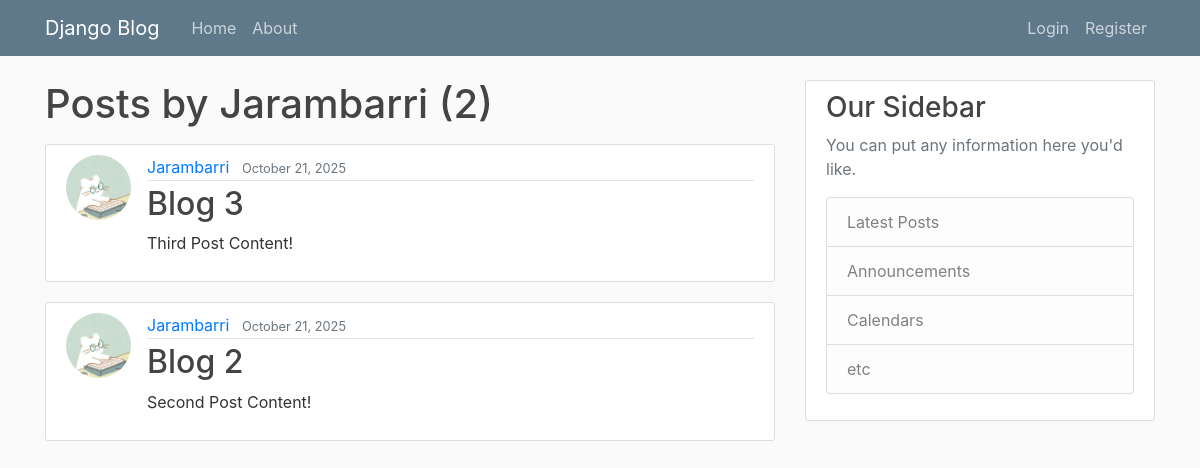
Before: /user/Jarambarri with the older database file.
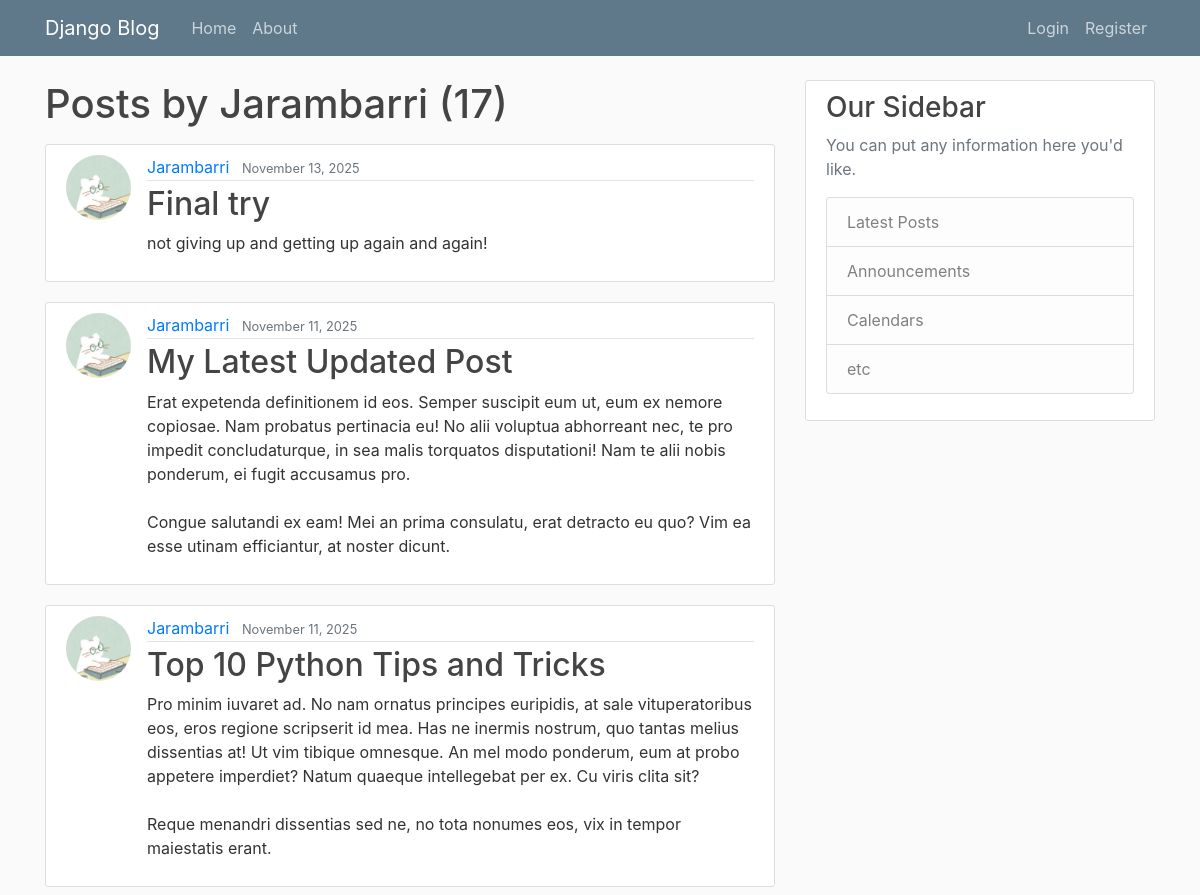
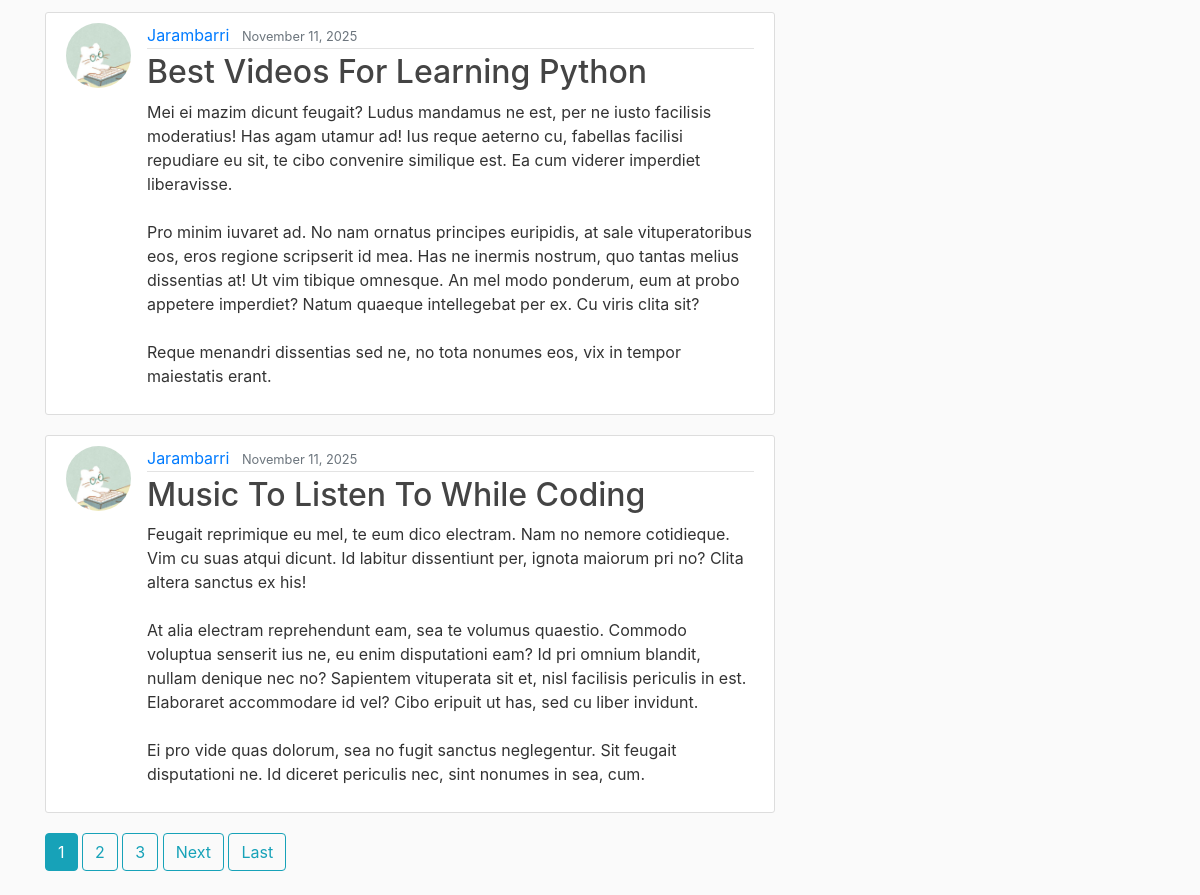
After: the same page with the newer database file (2 pictures, top to bottom).
### blog/models.py (models this page shows, shortened)
class Post(models.Model):
    title = models.CharField(max_length=100) #attributes
    content = models.TextField()
    date_posted = models.DateTimeField(default=timezone.now)
    author = models.ForeignKey(User, on_delete=models.CASCADE)

### users/models.py (models this page shows, shortened)
class Profile(models.Model):
    user = models.OneToOneField(User, on_delete=models.CASCADE)
    image= models.ImageField(default='default.jpg', upload_to='profile_pics') #profile_pics is a directory

### blog/views.py (the view)
# urls.py: path('user/<str:username>',UserPostListView.as_view(), name='user-posts'),
class UserPostListView(ListView):
    model = Post
    template_name = 'blog/user_posts.html' #looking or <app>/<model>_<viewtype>.html
    context_object_name = 'posts'
    paginate_by = 5  # X amount of posts by page
    def get_queryset(self):
        user = get_object_or_404(User, username=self.kwargs.get('username'))
        return Post.objects.filter(author=user).order_by('-date_posted')

### blog/templates/blog/user_posts.html (shortened to what this page needs)
{% extends "blog/base.html" %}
{% block content %}
    <h1 class="mb-3">Posts by {{ view.kwargs.username }} ({{ page_obj.paginator.count }})</h1>
    {% for post in posts %}
        <article class="media content-section">
        <img class="rounded-circle article-img" src="{{ post.author.profile.image.url }}" width="30" height="30">
          <div class="media-body">
            <div class="article-metadata">
                <a class="mr-2" href="{% url 'user-posts' post.author.username %}">{{ post.author }}</a>
                <small class="text-muted">{{ post.date_posted|date:"F d, Y"}}</small>
            </div>
            <h2><a class="article-title" href="{% url 'post-detail' post.id %}">{{ post.title }}</a></h2>
            <p class="article-content">{{ post.content }}</p>
          </div>
        </article>
    {% endfor %}
    {% if is_paginated %}
        {% for num in page_obj.paginator.page_range %}
            {% if page_obj.number == num %}
                <a class="btn btn-info mb-4" href="?page={{ num }}">{{ num }}</a>
            {% elif num > page_obj.number|add:'-3' and num < page_obj.number|add:'3' %}
                <a class="btn btn-outline-info mb-4" href="?page={{ num }}">{{ num }}</a>
            {% endif %}
        {% endfor %}
         {% if page_obj.has_next %}
            <a class="btn btn-outline-info mb-4" href="?page={{ page_obj.next_page_number }}">Next</a>
            <a class="btn btn-outline-info mb-4" href="?page={{ page_obj.paginator.num_pages }}">Last</a>
        {% endif %}
    {% endif %}
{% endblock content %}

### blog/templates/blog/base.html (shortened to what this page needs)
{% load static %}
<!DOCTYPE html>
<html>
<head>
    <link rel="stylesheet" href="https://maxcdn.bootstrapcdn.com/bootstrap/4.0.0/css/bootstrap.min.css">
    <link rel="stylesheet" type="text/css" href="{% static 'blog/main.css' %}">
</head>
<body>
    <header class="site-header">
      <nav class="navbar navbar-expand-md navbar-dark bg-steel fixed-top">
        <div class="container">
          <a class="navbar-brand mr-4" href="{% url 'blog-home' %}">Django Blog</a>
          <div class="collapse navbar-collapse" id="navbarToggle">
            <div class="navbar-nav mr-auto">
              <a class="nav-item nav-link" href="{% url 'blog-home' %}">Home</a>
              <a class="nav-item nav-link" href="{% url 'blog-about' %}">About</a>
            </div>
            <div class="navbar-nav">
                {% if user.is_authenticated %}
                    <a class="nav-item nav-link" href="{% url 'post-create' %}">New Post</a>
                    <a class="nav-item nav-link" href="{% url 'profile' %}">Profile</a>
                    <a class="nav-item nav-link" href="{% url 'logout' %}">Logout</a>
                    <form action="{% url 'logout' %}" method="post">
                        {% csrf_token %}
                        <button type="submit" class="btn btn-outline-light">Logout</button>
                    </form>
                {% else %}
                  <a class="nav-item nav-link" href={% url 'login' %}>Login</a>
                  <a class="nav-item nav-link" href={% url 'register' %}>Register</a>
                {% endif %}
            </div>
          </div>
        </div>
      </nav>
    </header>
    <main role="main" class="container">
      <div class="row">
        <div class="col-md-8">
          {% block content %}{% endblock %}
        </div>
        <div class="col-md-4">
          <div class="content-section">
            <h3>Our Sidebar</h3>
            <p class='text-muted'>You can put any information here you'd like.
              <ul class="list-group">
                <li class="list-group-item list-group-item-light">Latest Posts</li>
                <li class="list-group-item list-group-item-light">Announcements</li>
                <li class="list-group-item list-group-item-light">Calendars</li>
                <li class="list-group-item list-group-item-light">etc</li>
              </ul>
            </p>
          </div>
        </div>
      </div>
    </main>
</body>
</html>

### blog/static/blog/main.css (style rules this page uses)
body { background: #fafafa; color: #333333; margin-top: 5rem; }
h1, h2, h3, h4, h5, h6 { color: #444444; }
ul { margin: 0; }
.bg-steel { background-color: #5f788a; }
.site-header .navbar-nav .nav-link { color: #cbd5db; }
.content-section { background: #ffffff; padding: 10px 20px; border: 1px solid #dddddd; border-radius: 3px; margin-bottom: 20px; }
.article-title { color: #444444; }
.article-content { white-space: pre-line; }
.article-img { height: 65px; width: 65px; margin-right: 16px; }
.article-metadata { padding-bottom: 1px; margin-bottom: 4px; border-bottom: 1px solid #e3e3e3 }

Changed rows visible on the page:
no longer on this page (row unchanged): Post: author.profile.image (picture), author "Jarambarri", date_posted "October 21, 2025", title "Blog 3", content "Third Post Content!"
no longer on this page (row unchanged): Post: author.profile.image (picture), author "Jarambarri", date_posted "October 21, 2025", title "Blog 2", content "Second Post Content!"
added Post: author.profile.image (picture), author "Jarambarri", date_posted "November 13, 2025", title "Final try", content "not giving up and getting up again and again!"
added Post: author.profile.image (picture), author "Jarambarri", date_posted "November 11, 2025", title "My Latest Updated Post", content "Erat expetenda definitionem id eos. Semper suscipit eum ut, eum ex nemore copiosae. Nam probatus pertinacia eu! No alii voluptua abhorreant nec, te pro impedit concludaturque, in sea malis torquatos disputationi! Nam te alii nobis ponderum, ei fugit accusamus pro. Congue salutandi ex eam! Mei an prima consulatu, erat detracto eu quo? Vim ea esse utinam efficiantur, at noster dicunt."
added Post: author.profile.image (picture), author "Jarambarri", date_posted "November 11, 2025", title "Top 10 Python Tips and Tricks", content "Pro minim iuvaret ad. No nam ornatus principes euripidis, at sale vituperatoribus eos, eros regione scripserit id mea. Has ne inermis nostrum, quo tantas melius dissentias at! Ut vim tibique omnesque. An mel modo ponderum, eum at probo appetere imperdiet? Natum quaeque intellegebat per ex. Cu viris clita sit? Reque menandri dissentias sed ne, no tota nonumes eos, vix in tempor maiestatis erant."
added Post: author.profile.image (picture), author "Jarambarri", date_posted "November 11, 2025", title "Best Videos For Learning Python", content "Mei ei mazim dicunt feugait? Ludus mandamus ne est, per ne iusto facilisis moderatius! Has agam utamur ad! Ius reque aeterno cu, fabellas facilisi repudiare eu sit, te cibo convenire similique est. Ea cum viderer imperdiet liberavisse. Pro minim iuvaret ad. No nam ornatus principes euripidis, at sale vituperatoribus eos, eros regione scripserit id mea. Has ne inermis nostrum, quo tantas melius dissentias at! Ut vim tibique omnesque. An mel modo ponderum, eum at probo appetere imperdiet? Natum quaeque intellegebat per ex. Cu viris clita sit? Reque menandri dissentias sed ne, no tota nonumes eos, vix in tempor maiestatis erant."
added Post: author.profile.image (picture), author "Jarambarri", date_posted "November 11, 2025", title "Music To Listen To While Coding", content "Feugait reprimique eu mel, te eum dico electram. Nam no nemore cotidieque. Vim cu suas atqui dicunt. Id labitur dissentiunt per, ignota maiorum pri no? Clita altera sanctus ex his! At alia electram reprehendunt eam, sea te volumus quaestio. Commodo voluptua senserit ius ne, eu enim disputationi eam? Id pri omnium blandit, nullam denique nec no? Sapientem vituperata sit et, nisl facilisis periculis in est. Elaboraret accommodare id vel? Cibo eripuit ut has, sed cu liber invidunt. Ei pro vide quas dolorum, sea no fugit sanctus neglegentur. Sit feugait disputationi ne. Id diceret periculis nec, sint nonumes in sea, cum."
Other visible differences:
{{ page_obj.paginator.count }}: "2" → "17"
new list line: "1"
new list line: "2"
new list line: "3"
text now shown: "Next Last"
